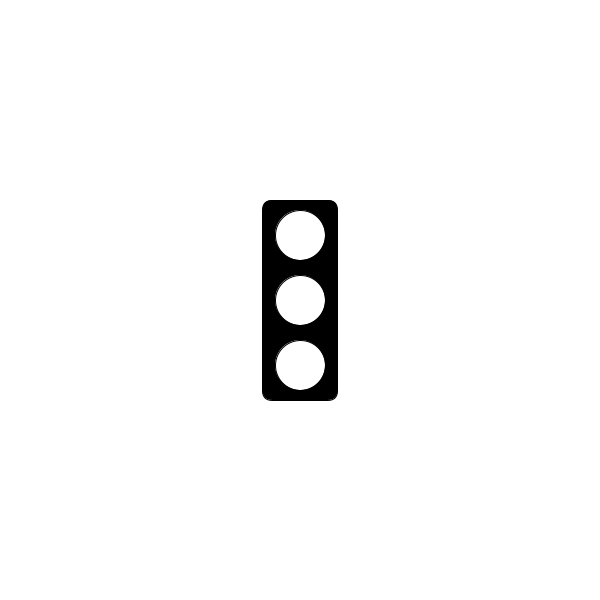
Frame 1 (no input)
Frame 60 (the mouse pressed at the canvas centre just before this capture): identical to frame 1, image omitted
Frame 120 (the mouse held since frame 60 and released just before this capture): identical to frame 1, image omitted

The Processing sketch that drew this single still picture (run headless with seeded random() and noise(); from frame 60 on, the mouse is pressed at the canvas centre):

// Processing sketch: trafficLight
// ── trafficLight.pde
//GOAL: make a 'traffic light' simulator. For now, just have the light 
// changing according to time. You may want to investigate the millis()
// function at processing.org/reference.

void setup() {
  size(600, 600);
}

void draw() {
  background(255);
  drawOutlineOfLights();
}

void drawOutlineOfLights() {
  //box
  rectMode(CENTER);
  fill(0);
  rect(width/2, height/2, 75, 200, 10);
  
  //lights
  fill(255);
  ellipse(width/2, height/2 - 65, 50, 50); //top
  ellipse(width/2, height/2, 50, 50); //middle
  ellipse(width/2, height/2 + 65, 50, 50); //bottom
}
